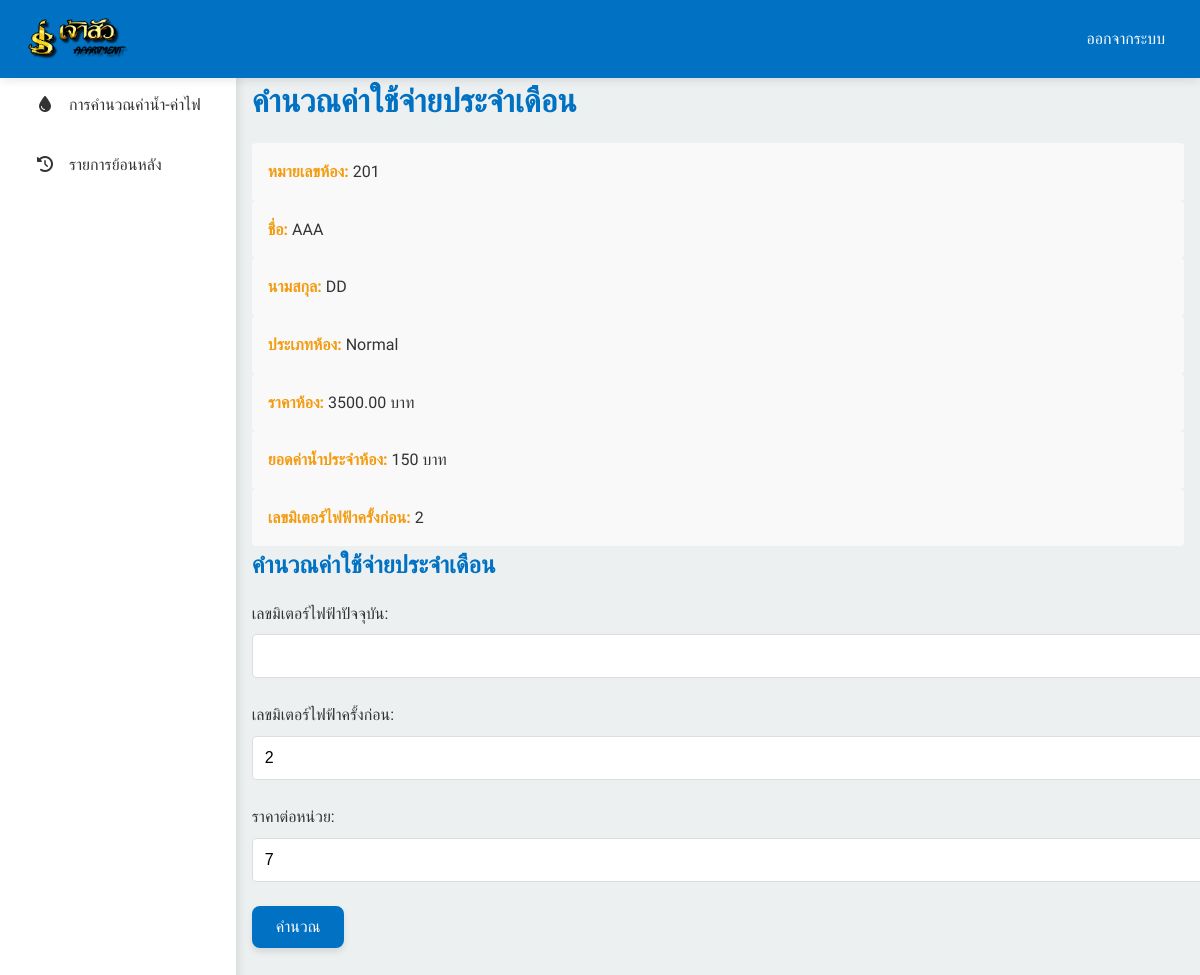
/Apartment_V30/users/index.php (signed in), run on the app's committed database.
### tables this page shows
CREATE TABLE `users` (
  `id` int(11) NOT NULL,
  `Room_number` varchar(20) DEFAULT NULL,
  `username` varchar(50) NOT NULL,
  `password` varchar(100) NOT NULL,
  `First_name` varchar(50) NOT NULL,
  `Last_name` varchar(50) NOT NULL,
  `timestamp` timestamp NOT NULL DEFAULT current_timestamp(),
  `date_record` date DEFAULT NULL,
  `type_id` int(11) DEFAULT NULL,
  `urole` varchar(20) DEFAULT NULL,
  `water_was` int(11) DEFAULT NULL
);

CREATE TABLE `type` (
  `id` int(11) NOT NULL,
  `type_name` varchar(50) DEFAULT NULL,
  `price` decimal(10,2) DEFAULT NULL
);

CREATE TABLE `electric` (
  `id` int(11) NOT NULL,
  `user_id` int(11) NOT NULL,
  `meter_electric` int(11) NOT NULL,
  `start_meter` int(11) DEFAULT NULL,
  `end_meter` int(11) DEFAULT NULL,
  `date_record` date DEFAULT NULL,
  `Room_number` varchar(20) DEFAULT NULL,
  `difference_electric` int(11) DEFAULT NULL
);

### Apartment_V30/users/index.php (the view, shortened to what this page needs)
<?php
require_once '../config.php';
$room_number = $_SESSION["room_number"];
$first_name = "";
$last_name = "";
$price = "";
$type_name = "";
$last_month_electric = 0;
function calculateWaterCost($room_number) {
    $rooms_150 = ['201', '202', '302', '303', '304', '305', '306'];
    $rooms_200 = ['203', '204', '205', '206', '301'];
    if (in_array($room_number, $rooms_150)) {
        return 150;
    } elseif (in_array($room_number, $rooms_200)) {
        return 200;
    }
    return 0;
}
function getUserDetails($conn, $room_number) {
    try {
        $stmt = $conn->prepare("SELECT u.Room_number, u.First_name, u.Last_name, t.price, t.type_name FROM users u JOIN type t ON u.type_id = t.id WHERE u.Room_number = ?");
        $stmt->bind_param("s", $room_number);
        $stmt->execute();
        $result = $stmt->get_result();
        if ($result->num_rows > 0) {
            return $result->fetch_assoc();
        } else {
            return null;
        }
    } catch (Exception $e) {
        error_log($e->getMessage());
        return null;
    }
}
function getLastMonthElectric($conn, $room_number) {
    try {
        $stmt = $conn->prepare("SELECT meter_electric FROM electric WHERE user_id = (SELECT id FROM users WHERE Room_number = ?) ORDER BY date_record DESC LIMIT 1");
        $stmt->bind_param("s", $room_number);
        $stmt->execute();
        $result = $stmt->get_result();
        if ($result->num_rows > 0) {
            return $result->fetch_assoc()['meter_electric'];
        } else {
            return 0;
        }
    } catch (Exception $e) {
        error_log($e->getMessage());
        return 0;
    }
}
$userDetails = getUserDetails($conn, $room_number);
if ($userDetails) {
    $room_number = $userDetails['Room_number'];
    $first_name = $userDetails['First_name'];
    $last_name = $userDetails['Last_name'];
    $price = $userDetails['price'];
    $type_name = $userDetails['type_name'];
    $last_month_electric = getLastMonthElectric($conn, $room_number);
}
?>
<!DOCTYPE html>
<html lang="th">
<head>
    <link href="https://cdnjs.cloudflare.com/ajax/libs/font-awesome/6.4.0/css/all.min.css" rel="stylesheet">
    <link rel="stylesheet" href="css/index_u.css">
</head>
<body>
    <nav class="navbar">
    <img src="http://localhost/Apartment_V30/Admin/Ap.png" alt="เจ้าสัว Apartment Logo" class="logo-navbar">
        <div class="navbar-menu">
            <a href="logout.php">ออกจากระบบ</a>
        </div>
    </nav>
    <div class="container">
        <aside class="sidebar">
            <div class="sidebar-menu">
                <a href="index.php"><i class="fas fa-tint"></i> การคำนวณค่าน้ำ-ค่าไฟ</a>
                <a href="bill.php"><i class="fas fa-history"></i> รายการย้อนหลัง</a>
            </div>
        </aside>
        <div class="main-content">
            <h1>คำนวณค่าใช้จ่ายประจำเดือน</h1>
            <div class="info-grid">
                <div class="info-item">
                    <strong>หมายเลขห้อง:</strong> <?php echo htmlspecialchars($room_number); ?>
                </div>
                <div class="info-item">
                    <strong>ชื่อ:</strong> <?php echo htmlspecialchars($first_name); ?>
                </div>
                <div class="info-item">
                    <strong>นามสกุล:</strong> <?php echo htmlspecialchars($last_name); ?>
                </div>
                <div class="info-item">
                    <strong>ประเภทห้อง:</strong> <?php echo htmlspecialchars($type_name); ?>
                </div>
                <div class="info-item">
                    <strong>ราคาห้อง:</strong> <?php echo htmlspecialchars($price); ?> บาท
                </div>
                <div class="info-item">
                    <strong>ยอดค่าน้ำประจำห้อง:</strong> <?php echo calculateWaterCost($room_number); ?> บาท
                </div>
                <div class="info-item">
                    <strong>เลขมิเตอร์ไฟฟ้าครั้งก่อน:</strong> <?php echo htmlspecialchars($last_month_electric); ?>
                </div>
            </div>
            <h2>คำนวณค่าใช้จ่ายประจำเดือน</h2>
            <form method="post" action="<?php echo htmlspecialchars($_SERVER["PHP_SELF"]); ?>" class="form-group">
                <div class="form-group">
                    <label for="current_electric">เลขมิเตอร์ไฟฟ้าปัจจุบัน:</label>
                    <input type="number" id="current_electric" name="current_electric" required>
                </div>
                <div class="form-group">
                    <label for="last_month_electric_display">เลขมิเตอร์ไฟฟ้าครั้งก่อน:</label>
                    <input type="number" id="last_month_electric_display" value="<?php echo htmlspecialchars($last_month_electric); ?>" readonly>
                </div>
                <div class="form-group">
                    <label for="unit_price">ราคาต่อหน่วย:</label>
                    <input type="number" id="unit_price" value="7" readonly>
                </div>
                <div class="form-group">
                    <button type="submit" name="calculate">คำนวณ</button>
                </div>
            </form>
        </div>
    </div>
</body>
</html>

### Apartment_V30/users/css/index_u.css (style rules this page uses)
:root { --primary-color: #0071C3; --secondary-color: #005091; --secondary-color: #f39c12; --background-color: #ecf0f1; --text-color: #333; --hover-color: #e8f4f8; --card-bg: #ffffff; }
* { margin: 0; padding: 0; }
body { font-family: 'Prompt', sans-serif; background-color: var(--background-color); color: var(--text-color); line-height: 1.6; }
.navbar { background-color: var(--primary-color); color: white; padding: 15px 20px; position: fixed; width: 100%; top: 0; z-index: 1000; box-shadow: 0 2px 10px rgba(0,0,0,0.1); display: flex; justify-content: space-between; align-items: center; box-sizing: border-box; }
.navbar-menu a { color: white; text-decoration: none; padding: 8px 15px; border-radius: 4px; transition: background-color 0.3s, transform 0.2s; }
.container { display: flex; margin-top: 60px; min-height: calc(100vh - 60px); }
.sidebar { width: var(--sidebar-width); background-color: #fff; padding: 20px; box-shadow: 2px 0 10px rgba(0,0,0,0.1); transition: transform 0.3s ease-in-out; }
.sidebar-menu a { display: block; color: var(--text-color); padding: 12px 15px; text-decoration: none; transition: all 0.3s; border-radius: 8px; margin-bottom: 10px; }
.sidebar-menu i { margin-right: 10px; width: 20px; text-align: center; }
.main-content { flex-grow: 1; padding: 1rem; }
h1, h2 { color: var(--primary-color); margin-bottom: 1rem; }
.form-group { margin-bottom: 1.5rem; }
label { display: block; margin-bottom: 0.5rem; font-weight: 500; }
input, select { width: 100%; padding: 0.75rem; border: 1px solid #ddd; border-radius: 4px; font-size: 1rem; }
button { background-color: var(--primary-color); color: white; border: none; padding: 0.75rem 1.5rem; border-radius: 8px; cursor: pointer; font-size: 1rem; transition: background-color 0.3s ease, transform 0.2s ease; box-shadow: 0 4px 6px rgba(0, 0, 0, 0.1); }
.info-item { background-color: #f9f9f9; padding: 1rem; border-radius: 4px; }
.info-item strong { color: var(--secondary-color); }
.logo-navbar { width: 115px; height: auto; max-width: 100%; }

### data on the page
users: Room_number "201", First_name "AAA", Last_name "DD", type.type_name "Normal", type.price "3500.00", Room_number "150", Room_number.meter_electric "2"
